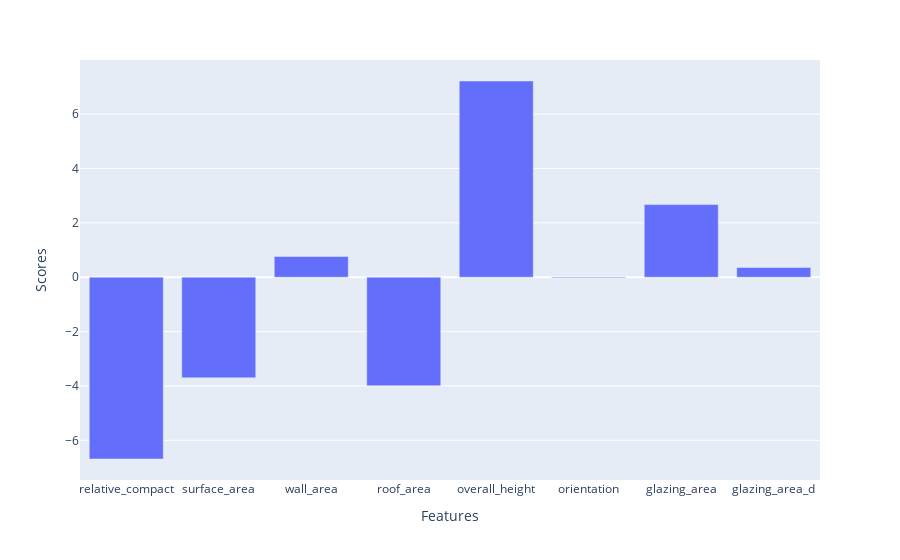

Write notebook code for a chart like this one.
### Code cell
from sklearn.metrics import mean_absolute_error
from sklearn.preprocessing import StandardScaler

# split your data into 30% test, 70% training points
X_train, X_test, y_train, y_test = train_test_split(X, y, test_size=0.30, random_state=42)

# train model
LinearReg = LinearRegression()
scaler= StandardScaler()

pipe=make_pipeline(scaler, LinearReg)

pipe.fit(X_train, y_train)

# estimate train and test
train_pred = pipe.predict(X_train)
predictions = pipe.predict(X_test)

# Evaluate the model
print(f"Linear Regression - MAE error: train --> {mean_absolute_error(y_train, train_pred)}")
print(f"Linear Regression - MAE error: test --> {mean_absolute_error(y_test, predictions)}")
#imp = pd.Series(, index=)
imp = pd.DataFrame()
imp["Features"] = X.columns
imp["Scores"]= pipe[1].coef_[0]
px.bar(imp, x="Features", y="Scores")

### Figure 1 — Plotly figure (JSON) as saved in the notebook; plotly's stock layout.template omitted (floating-point values rounded to 4 significant figures)
{"data": [{"alignmentgroup": "True", "hovertemplate": "Features=%{x}<br>Scores=%{y}<extra></extra>", "legendgroup": "", "marker": {"color": "#636efa"}, "name": "", "offsetgroup": "", "orientation": "v", "showlegend": false, "textposition": "auto", "type": "bar", "x": ["relative_compact", "surface_area", "wall_area", "roof_area", "overall_height", "orientation", "glazing_area", "glazing_area_d"], "xaxis": "x", "y": [-6.687, -3.701, 0.7611, -3.992, 7.217, -0.02607, 2.67, 0.356], "yaxis": "y"}], "layout": {"barmode": "relative", "legend": {"tracegroupgap": 0}, "margin": {"t": 60}, "xaxis": {"anchor": "y", "domain": [0, 1], "title": {"text": "Features"}}, "yaxis": {"anchor": "x", "domain": [0, 1], "title": {"text": "Scores"}}}}
